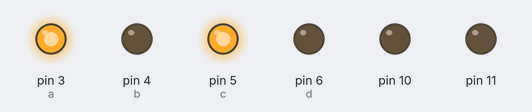
This sketch was run on a simulated Arduino Uno, built with avr-gcc and run on an emulated ATmega328P. On the bench: output pins drawn as LEDs (lit = HIGH).

Above: at 0.15 s.
At 2.25 s:
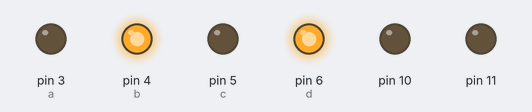
Timing chart, 0 to 3.0 s (numbered marks = the images above):
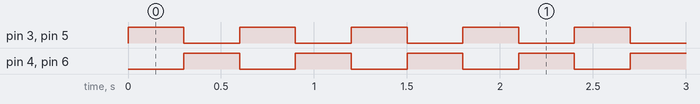

The sketch:

20220316_Arduino_V4.ino
```cpp
void setup()
{
Serial.begin(9600);
pinMode(6,OUTPUT);//馬達
pinMode(5,OUTPUT);
pinMode(4,OUTPUT);
pinMode(3,OUTPUT);
pinMode(10,OUTPUT);
pinMode(11,OUTPUT);
}

void loop() {
  int a=3,b=4,c=5,d=6,e,f;
  for(int i=0;i<100;i+=0)
  {
    digitalWrite(a,HIGH);
    digitalWrite(b,LOW);
    digitalWrite(c,HIGH);
    digitalWrite(d,LOW);
    delay(300);
    e=a;
    a=b;
    b=e;
    f=c;
    c=d;
    d=f;
  }
/*digitalWrite(6,LOW);
digitalWrite(5,HIGH);
digitalWrite(4,LOW);
digitalWrite(3,HIGH);
delay(500);*/

analogWrite(10,200);
analogWrite(11,200);
Serial.print("GO");
}
```

Measured:
- by itself, pin 3 (a), pin 4 (b), pin 5 (c), pin 6 (d): alternates HIGH for 0.30 s and LOW for 0.30 s
